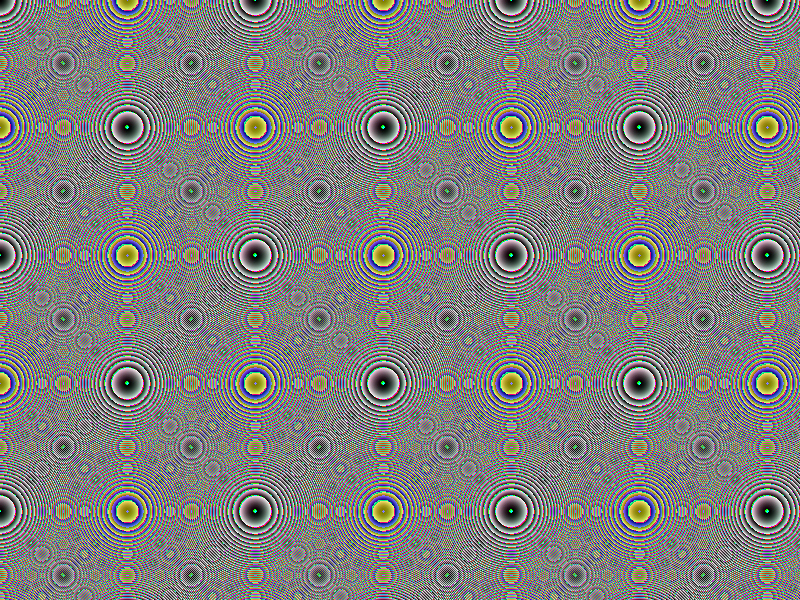
Frame 1 (no input)
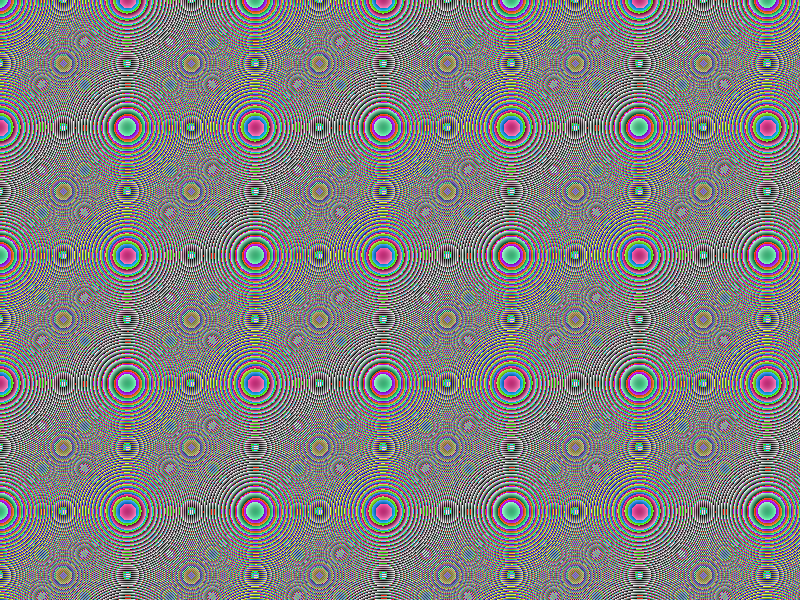
Frame 60 (the mouse pressed at the canvas centre just before this capture)
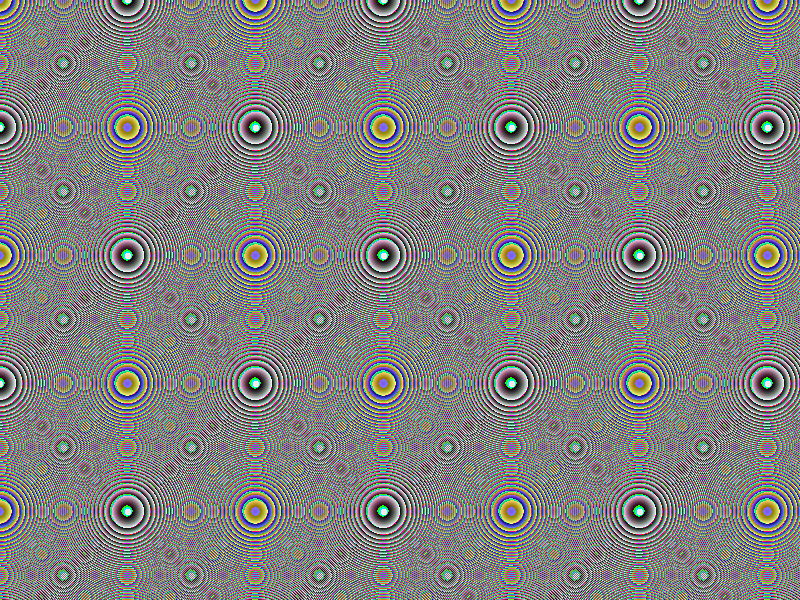
Frame 120 (the mouse held since frame 60 and released just before this capture)

The Processing sketch that drew these frames (run headless with seeded random() and noise(); from frame 60 on, the mouse is pressed at the canvas centre):

// Processing sketch: processing_3805
// ── processing_3805.pde

int delta = 0 ;

// -------------------------------------------------
void setup() {
  size(800, 600) ;
}
void draw() {
  for (int x = 0 ; x < width ; x++) {
      for (int y = 0 ; y < height ; y++) {
        set(x, y, color((x*x+y*y+x+y+delta) % 256, (x*x+y*y+3*x+3*y+3*delta) % 256, (x*x+y*y+2*x+2*y+2*delta) % 256, delta/10 % 256)) ;
      }
  }
  delta++ ;
}
